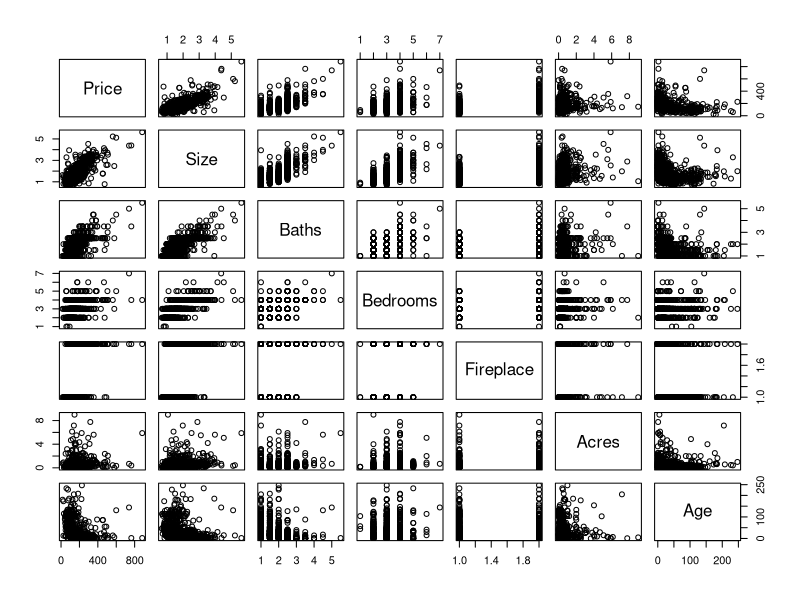
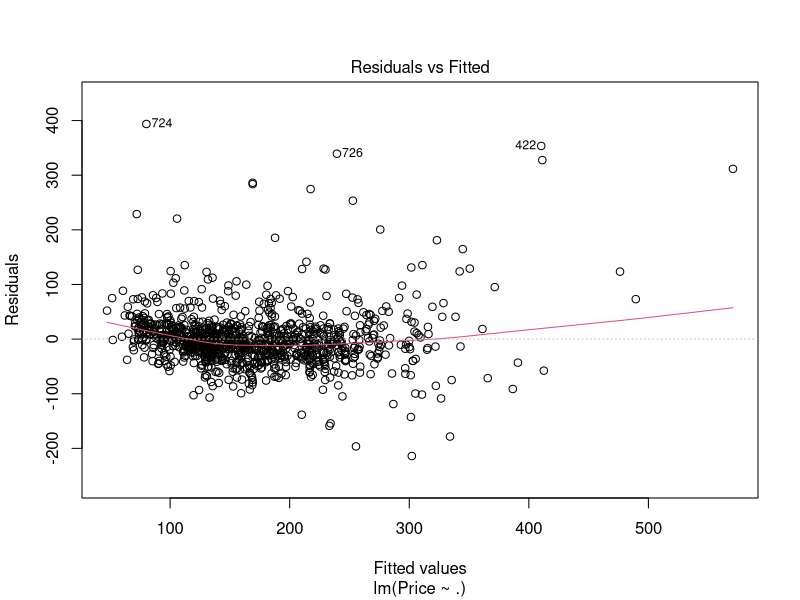
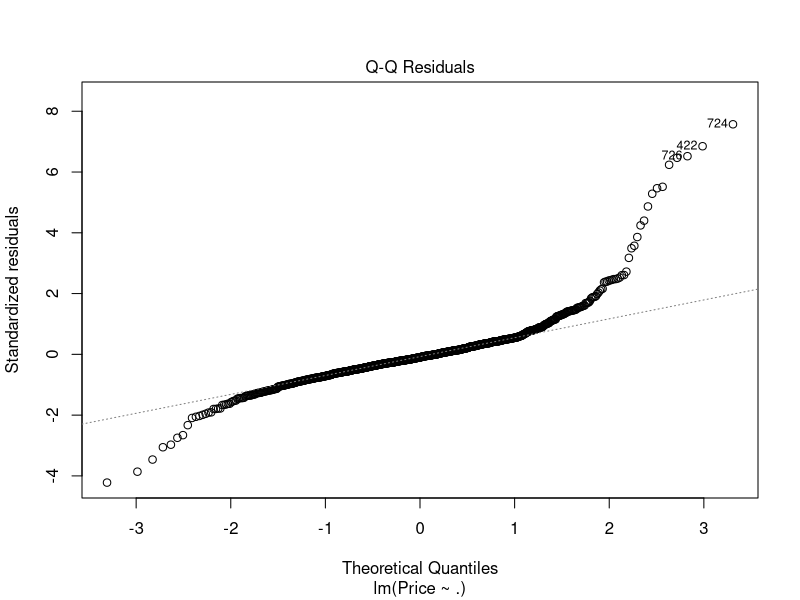
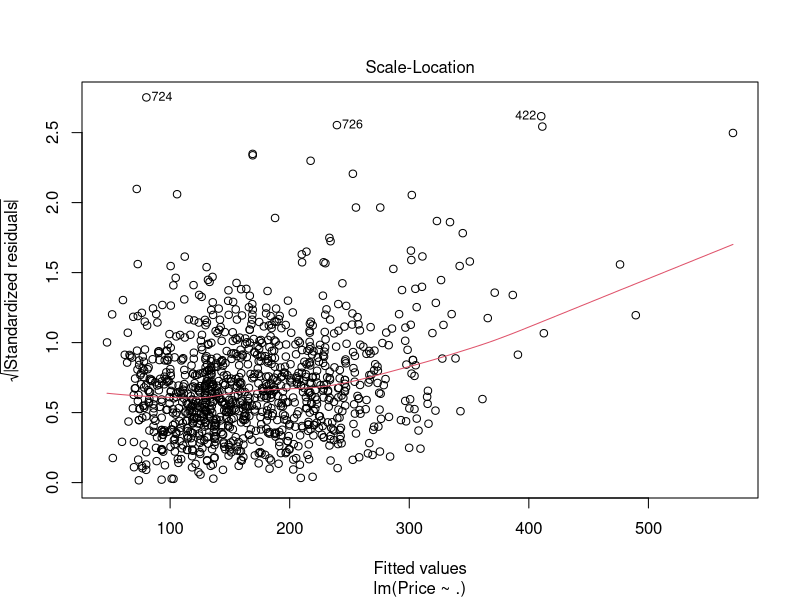
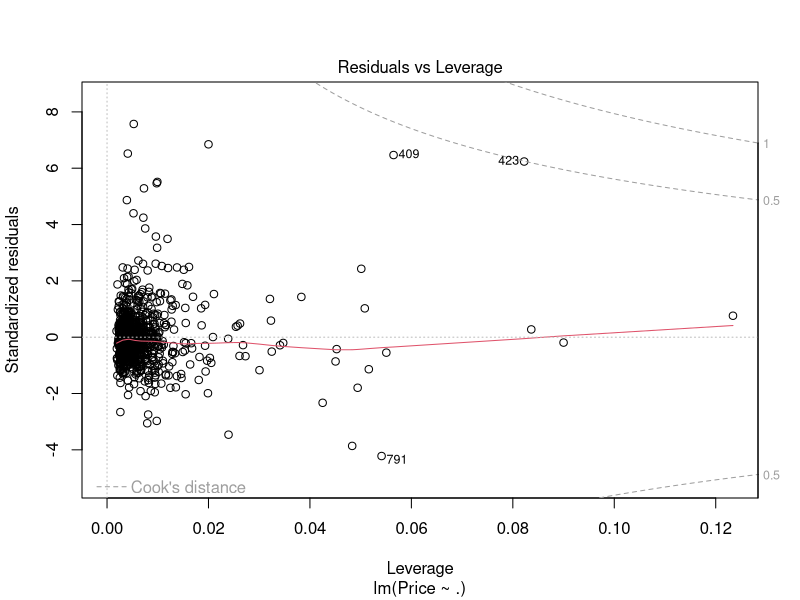

Write the R code that produced these figures, in order. (Note: this script raises an error after producing the figures.)
## ---- chunk 1
rm(list = ls())
library(tidyverse)
library(ggplot2)
library(lmtest)
## ---- chunk 2
df = read.table("../data/houseprices.txt", header = TRUE, sep = "\t")
df$Fireplace <- as.factor(df$Fireplace)
summary(df)

## ---- chunk 3
plot(df)
## ---- chunk 4
data.full_lm <- lm(Price ~ ., data = df)
summary(data.full_lm)
plot(data.full_lm)
## ---- chunk 5
# residual plot
data.full_res = resid(data.full_lm)
## ---- chunk 6
# whites test
bptest(data.full_lm, ~ disp*hp*am + I(disp^2) + I(hp^2)+ I(am^2), data = mtcars)
